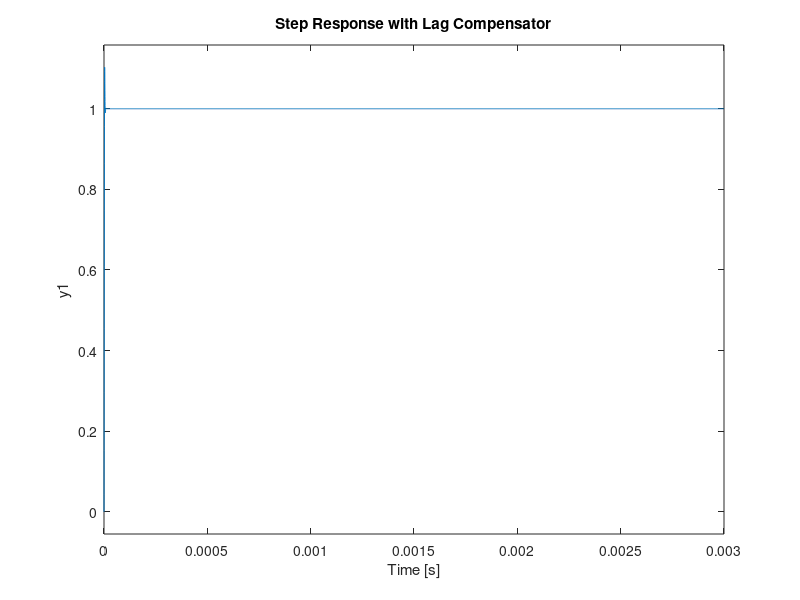

Write MATLAB code to recreate this figure. (Note: this script raises an error after producing the figure.)
clear all;

%% Mencari Bode Plot dari Original Plant Sistem pada Motor
J = 3.2284E-6;
b = 3.5077E-6;
K = 0.0274;
R = 4;
L = 2.75E-6;
s = tf('s');

P_motor = K/(s*((J*s+b)*(L*s+R)+K^2))
bode(P_motor);
grid
title('Bode Plot of the Original Plant')

%% Mencari Bode Plot dari Lag Compensator
z = 100;
k = 500;

C=tf(k*[1 z],[1])
bode(C)
grid
title('Bode Plot of the Lag Compensator')

%% Mencari Step Response dari Lag Compensator
sys_cl = feedback(C*P_motor,1);
t = 0:0.01:1;
step(sys_cl), grid
title('Step Response with Lag Compensator')

info = stepinfo(sys_cl)

%% Convert Transfer Function ke dalam bentuk State Space Model

motor_ss = ss(sys_cl)

%% Menyimpan nilai tersebut ke dalam matrix A,B,C,D

A = [-1.455e+06  -1.472e+06       -8982
    1.049e+06           0           0
    0             1.638e+04         0];
B = [1024 ; 0; 0];
C = [0   1437  8.772];
D = [0];

%% Mencari Controllability menggunakan nilai matrix pada state space

Qc_matrix = ctrb(A,B)
QC_rank = rank(Qc_matrix)
% QC rank = 3
% Maka, sistem tersebut Controllable karena memiliki Full Rank 3
